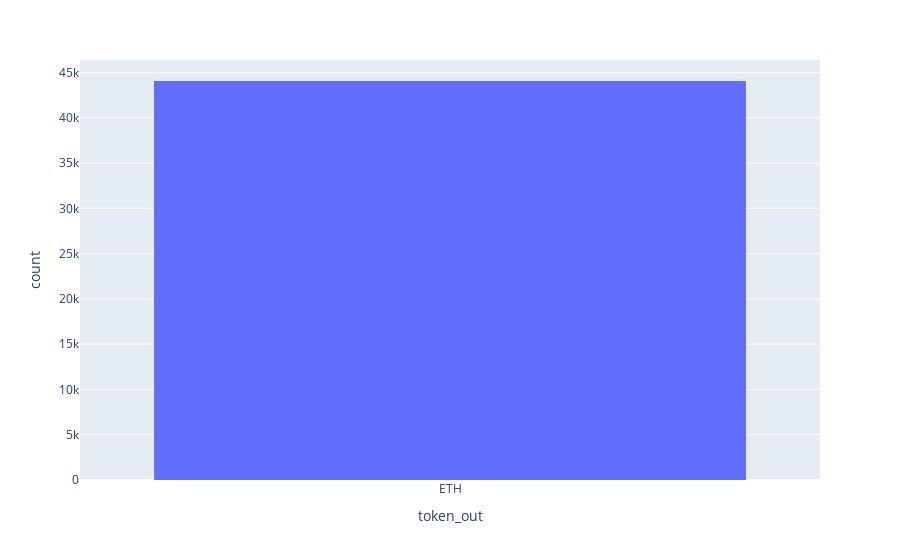

Source (notebook cell):
### Code cell
fig = px.histogram(uniswap, x='token_out')
fig.show()

### Figure 1 — Plotly figure (JSON) as saved in the notebook; plotly's stock layout.template omitted (floating-point values rounded to 4 significant figures; data arrays with more than 128 entries replaced by an {"elided": "..."} marker saying what was removed)
{"data": [{"alignmentgroup": "True", "bingroup": "x", "hovertemplate": "token_out=%{x}<br>count=%{y}<extra></extra>", "legendgroup": "", "marker": {"color": "#636efa"}, "name": "", "offsetgroup": "", "orientation": "v", "showlegend": false, "type": "histogram", "x": {"elided": "44060 str values"}, "xaxis": "x", "yaxis": "y"}], "layout": {"barmode": "relative", "legend": {"tracegroupgap": 0}, "margin": {"t": 60}, "xaxis": {"anchor": "y", "domain": [0, 1], "title": {"text": "token_out"}}, "yaxis": {"anchor": "x", "domain": [0, 1], "title": {"text": "count"}}}}
